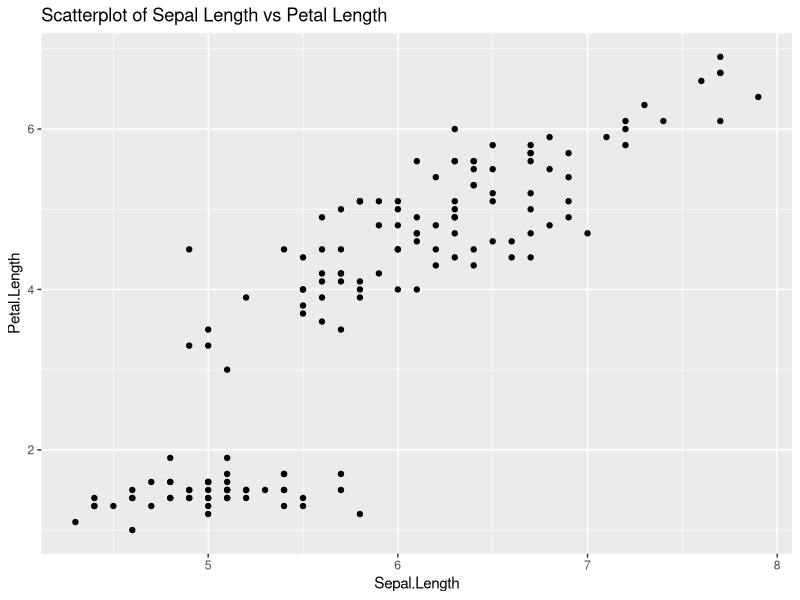

Here is the R script that generated this plot: (Note: this script raises an error after producing the figure.)
install.packages("ggplot2")

# Load the library
library(ggplot2)

# Create a basic scatterplot: Sepal.Length vs Petal.Length from iris dataset
ggplot(data = iris, aes(x = Sepal.Length, y = Petal.Length)) +
  geom_point() +
  ggtitle("Scatterplot of Sepal Length vs Petal Length")


# Install and load dplyr
install.packages("dplyr")
library(dplyr)

# Filter rows for species 'setosa' and arrange by Sepal.Length
filtered_data <- iris %>%
  filter(Species == "setosa") %>%
  arrange(Sepal.Length)

# View result
print(filtered_data)


# Install and load tidyr
install.packages("tidyr")
library(tidyr)

# Create a sample wide-format dataset
wide_data <- data.frame(
  Name = c("Alice", "Bob"),
  Math = c(90, 85),
  Science = c(88, 92)
)

# Pivot from wide to long format
long_data <- pivot_longer(wide_data, cols = c(Math, Science), names_to = "Subject", values_to = "Score")
print(long_data)

# Pivot back from long to wide
wide_again <- pivot_wider(long_data, names_from = Subject, values_from = Score)
print(wide_again)


# Install and load data.table
install.packages("data.table")
library(data.table)

# Create a sample data table
dt <- data.table(
  Student = c("Alice", "Bob", "Alice", "Bob"),
  Subject = c("Math", "Math", "Science", "Science"),
  Score = c(90, 85, 88, 92)
)

# Simple aggregation: average score by student
avg_scores <- dt[, .(Average_Score = mean(Score)), by = Student]
print(avg_scores)

# Aggregation by subject
avg_subject <- dt[, .(Average_Score = mean(Score)), by = Subject]
print(avg_subject)


write.csv(long_data, "Data_Analysis/long_data.csv", row.names = FALSE)
write.csv(avg_scores, "Data_Analysis/avg_scores.csv", row.names = FALSE)
write.csv(filtered_data, "Data_Analysis/filtered_data.csv", row.names = FALSE)



